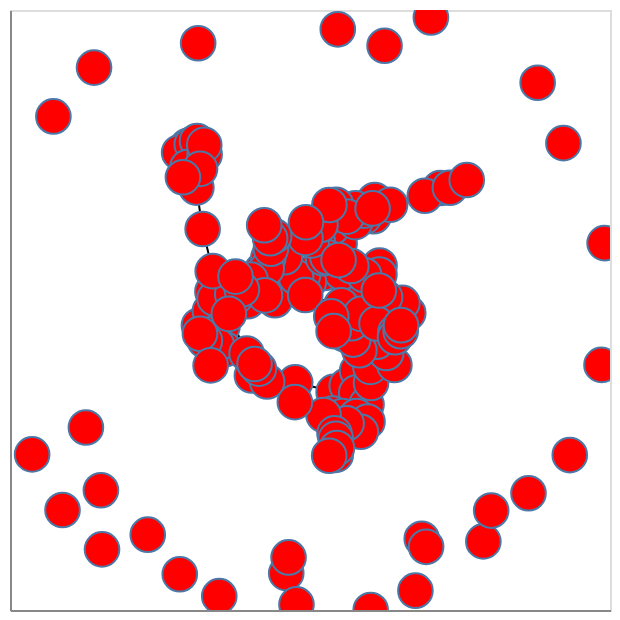

Notebook cell for this chart:
### Code cell
import pandas as pd
import networkx as nx
import altair as alt
import nx_altair as nxa
import ast

# 1. Load your country data from Excel
df = pd.read_excel('CountryEconomics.xlsx')

# 2. Make sure all Borders values are Python lists
#    (If they're strings, convert them; if NaN, use empty list)
df['Borders'] = df['Borders'].apply(
    lambda x: ast.literal_eval(x) if isinstance(x, str) else ([] if pd.isna(x) else x)
)

# 3. Create a set of valid 3-letter abbreviations in the dataset
valid_abbrs = set(df['Abbreviation_3'].dropna().tolist())

# 4. Build the graph using 3-letter abbreviations as node IDs
G = nx.Graph()
for idx, row in df.iterrows():
    abbr3 = row['Abbreviation_3']
    if pd.notna(abbr3):  # Only add if we have a valid 3-letter code
        country = row['Country']
        # Add node with abbreviation as ID and country name as attribute
        G.add_node(abbr3, Country=country)
        # Add edges only for neighbors that exist in our dataset
        for neighbor_abbr in row['Borders']:
            if neighbor_abbr in valid_abbrs:
                G.add_edge(abbr3, neighbor_abbr)

# 5. Visualize with Altair and nx_altair
pos = nx.spring_layout(G, seed=42)
viz = nxa.draw_networkx(G, pos, node_tooltip=['Country:N'])
viz = viz.interactive()
viz.show()

### Figure 1 — Vega-Lite specification as saved in the notebook (floating-point values rounded to 4 significant figures; data arrays with more than 128 entries replaced by an {"elided": "..."} marker saying what was removed)
{"config": {"view": {"continuousWidth": 300, "continuousHeight": 300}}, "layer": [{"data": {"name": "data-79232db5da2dce7f5249a83fe46bb6f6"}, "mark": {"type": "line", "color": "black", "opacity": 1, "strokeWidth": 1}, "encoding": {"detail": {"field": "edge", "type": "quantitative"}, "x": {"axis": {"grid": false, "labels": false, "ticks": false, "title": ""}, "field": "x", "type": "quantitative"}, "y": {"axis": {"grid": false, "labels": false, "ticks": false, "title": ""}, "field": "y", "type": "quantitative"}}, "name": "view_3"}, {"data": {"name": "data-39e1272df39d0f166b18d4eacdfe280d"}, "mark": {"type": "point", "fill": "red", "opacity": 1, "size": 300, "strokeWidth": 1.0}, "encoding": {"tooltip": [{"field": "Country", "type": "nominal"}], "x": {"axis": {"grid": false, "labels": false, "ticks": false}, "field": "x", "type": "quantitative"}, "y": {"axis": {"grid": false, "labels": false, "ticks": false}, "field": "y", "type": "quantitative"}}}], "params": [{"name": "param_3", "select": {"type": "interval", "encodings": ["x", "y"]}, "bind": "scales", "views": ["view_3"]}], "$schema": "https://vega.github.io/schema/vega-lite/v5.20.1.json", "datasets": {"data-79232db5da2dce7f5249a83fe46bb6f6": {"elided": "558 records"}, "data-39e1272df39d0f166b18d4eacdfe280d": {"elided": "171 records"}}}
